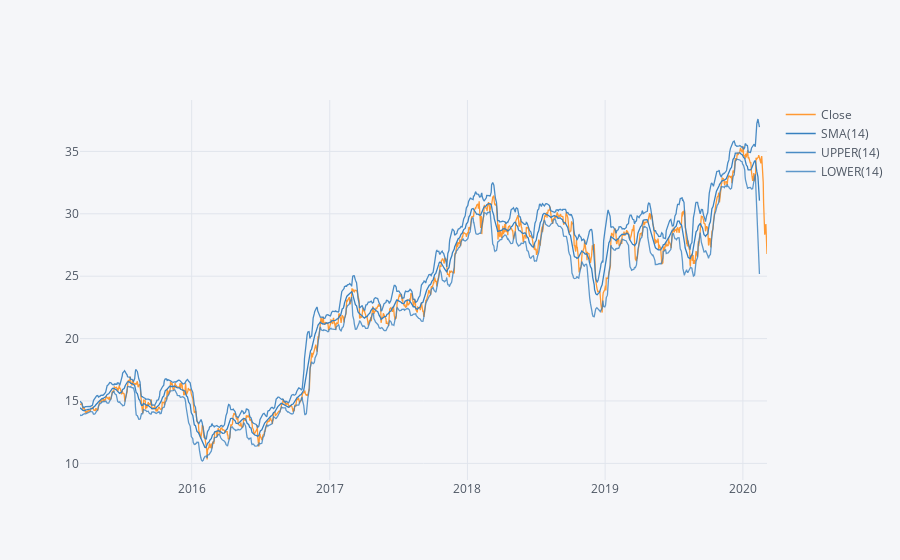

The notebook cell this image was saved under:
### Markdown cell above
**Use .ta_plot(study='boll') to create a Bollinger Band Plot for Bank of America for the year 2015.**

### Code cell
BAC['Close'].ix[1:].ta_plot(study='boll')

### Figure 1 — Plotly figure (JSON) as saved in the notebook; plotly's stock layout.template omitted (floating-point values rounded to 4 significant figures; data arrays with more than 128 entries replaced by an {"elided": "..."} marker saying what was removed)
{"data": [{"line": {"color": "rgba(255, 153, 51, 1.0)", "dash": "solid", "shape": "linear", "width": 1.3}, "mode": "lines", "name": "Close", "text": "", "type": "scatter", "x": {"elided": "1256 str values"}, "y": {"elided": "1256 float values"}}, {"line": {"color": "rgba(55, 128, 191, 1.0)", "dash": "solid", "shape": "linear", "width": 1.3}, "mode": "lines", "name": "SMA(14)", "text": "", "type": "scatter", "x": {"elided": "1256 str values"}, "y": {"elided": "1256 mixed values"}}, {"line": {"color": "rgba(55, 128, 191, 0.8999999999999999)", "dash": "solid", "shape": "linear", "width": 1.3}, "mode": "lines", "name": "UPPER(14)", "text": "", "type": "scatter", "x": {"elided": "1256 str values"}, "y": {"elided": "1256 mixed values"}}, {"line": {"color": "rgba(55, 128, 191, 0.7999999999999998)", "dash": "solid", "shape": "linear", "width": 1.3}, "mode": "lines", "name": "LOWER(14)", "text": "", "type": "scatter", "x": {"elided": "1256 str values"}, "y": {"elided": "1256 mixed values"}}], "layout": {"legend": {"bgcolor": "#F5F6F9", "font": {"color": "#4D5663"}}, "paper_bgcolor": "#F5F6F9", "plot_bgcolor": "#F5F6F9", "title": {"font": {"color": "#4D5663"}}, "xaxis": {"gridcolor": "#E1E5ED", "showgrid": true, "tickfont": {"color": "#4D5663"}, "title": {"font": {"color": "#4D5663"}, "text": ""}, "zerolinecolor": "#E1E5ED"}, "yaxis": {"gridcolor": "#E1E5ED", "showgrid": true, "tickfont": {"color": "#4D5663"}, "title": {"font": {"color": "#4D5663"}, "text": ""}, "zerolinecolor": "#E1E5ED"}}}
